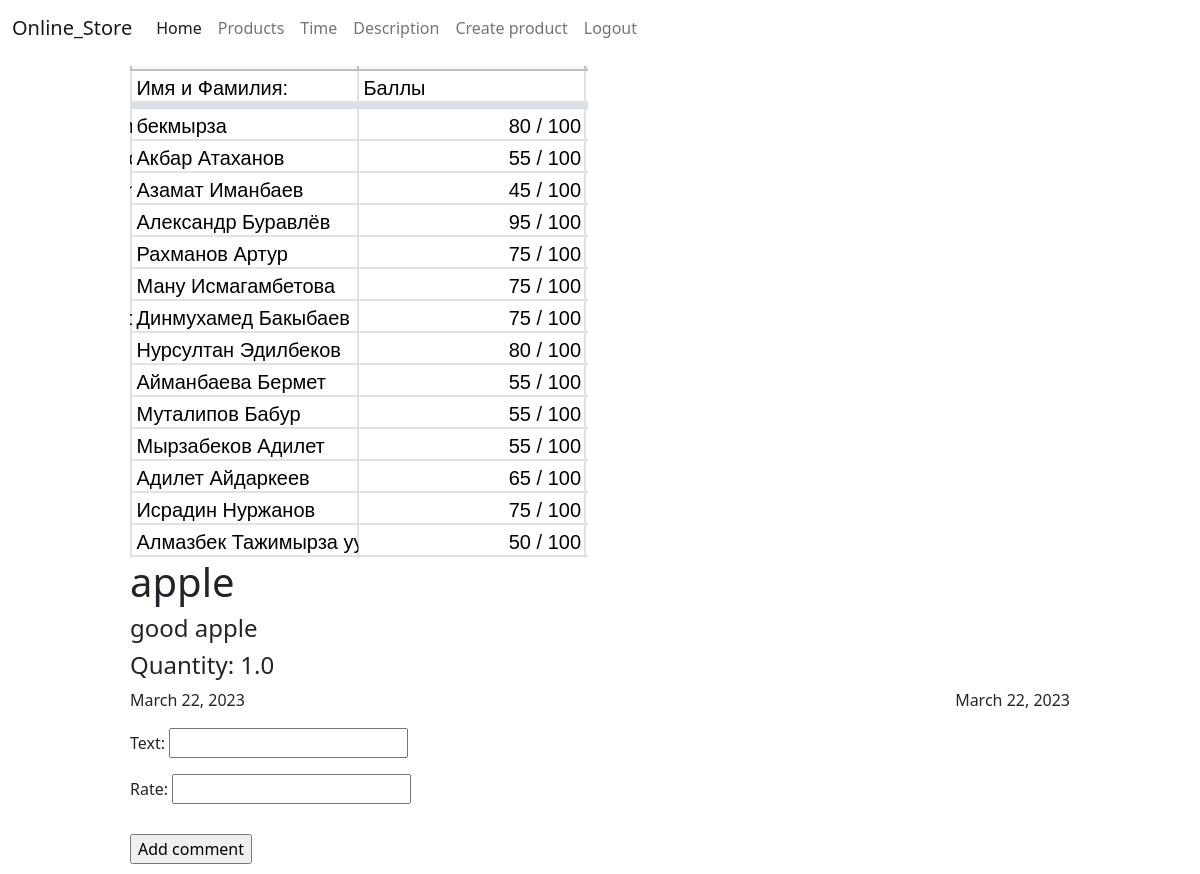
/products/2/ (signed in), run on an earlier commit of the app's database.
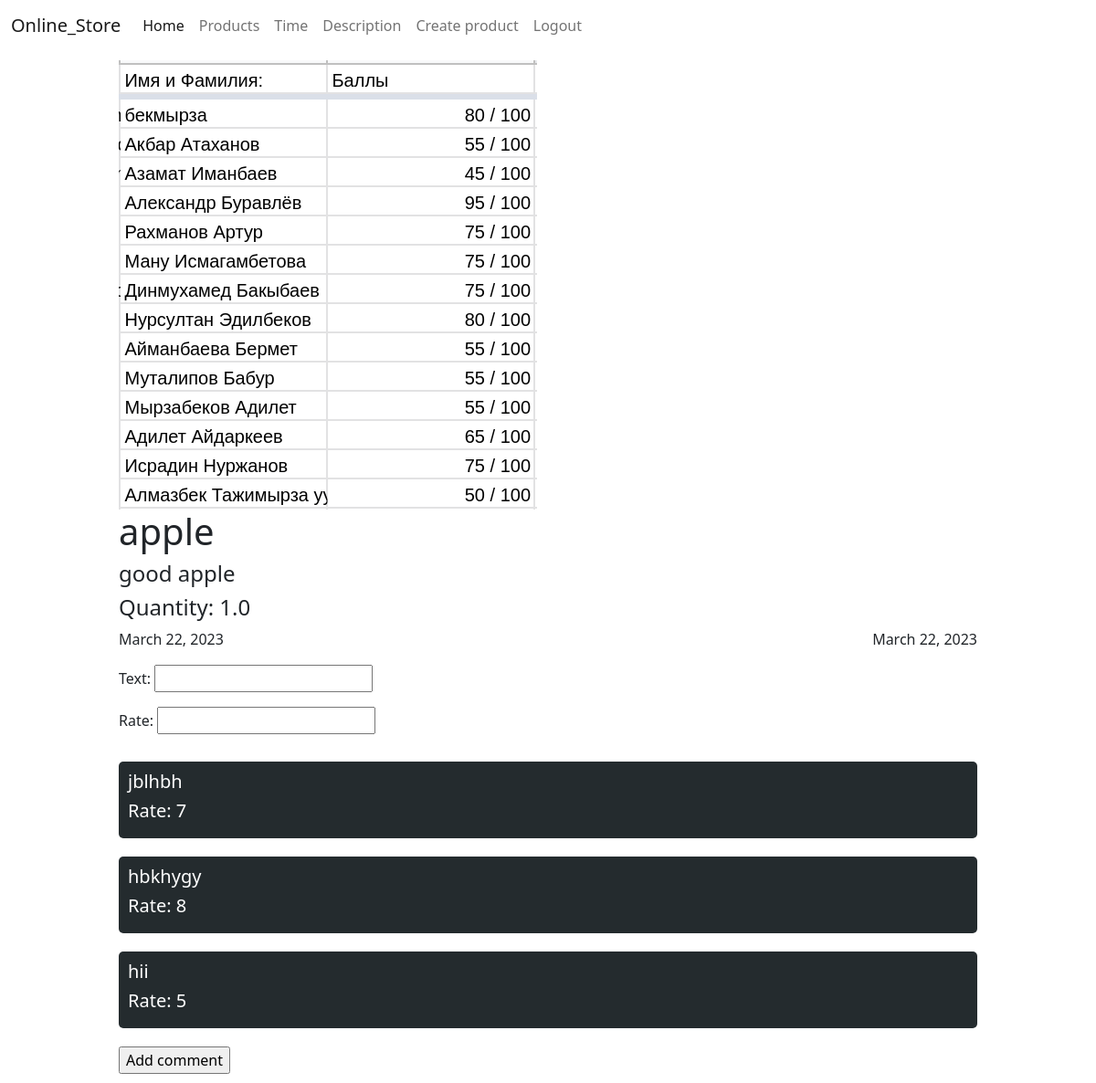
And on a later commit of the database.
### products/models.py (models this page shows, shortened)
class Product(models.Model):
    image = models.ImageField(null=True, blank=True)
    title = models.CharField(max_length=100)
    description = models.TextField()
    create_update = models.DateField(auto_now_add=True)
    modified_date = models.DateField(auto_now=True)
    quantity = models.FloatField()

class Review(models.Model):
    text = models.CharField(max_length=255)
    product = models.ForeignKey(Product, on_delete=models.CASCADE)
    rate = models.IntegerField()

### products/views.py (the view, shortened to what this page needs)
# urls.py: path('products/<int:id>/', ProductDetailCBV.as_view()),
class ProductDetailCBV(DetailView, CreateView):
    model = Product
    template_name = 'products/detail.html'
    form_class = ReviewCreateForm
    pk_url_kwarg = 'id'
    def get_context_data(self, *, object_list=None, **kwargs):
        return {
            'product': self.get_object(),
            'Reviews': Review.objects.filter(product=self.get_object()),
            'form': kwargs.get('form', self.form_class)
        }

### templates/products/detail.html (shortened to what this page needs)
{% extends 'layouts/index.html' %}
{% block content %}
    <div class="product_block">
        <div class="image">
            {% if product.image %}
                <img src="{{ product.image.url }}" alt="norm">
            {% endif %}
        </div>
        <div class="info">
            <h1>{{ product.title }}</h1>
            <h4>{{ product.description }}</h4>
            <h4>Quantity: {{ product.quantity }}</h4>
            <div class="dates">
                <p>{{ product.create_update }}</p>
                <p>{{ product.modified_date }}</p>
            </div>
        </div>
        {% if not user.is_anonymous %}
            <div class="create_review">
                <form action="/products/{{ product.id }}/" method="post">
                    {{ form.as_p }}
                    <div class="reviews">
                        {% if Reviews %}
                            {% for review in Reviews %}
                                <div class="review_block">
                                    <h5>{{ review.text }}</h5>
                                    <h5>Rate: {{ review.rate }}</h5>
                                </div>
                            {% endfor %}
                        {% endif %}
                      </div>
                    <input type="submit" value="Add comment">
                </form>
            </div>
        {% endif %}
    </div>
{% endblock %}

### templates/layouts/index.html (shortened to what this page needs)
<!doctype html>
<html lang="en">
<head>
    <link rel="stylesheet" href="https://cdn.jsdelivr.net/npm/bootstrap@5.2.3/dist/css/bootstrap.min.css"
>
</head>
<body>
<nav class="navbar navbar-expand-lg bg-body-tertiary">
    <div class="container-fluid">
        <a class="navbar-brand" href="#">Online_Store</a>
        <div class="collapse navbar-collapse" id="navbarNav">
            <ul class="navbar-nav">
                <li class="nav-item">
                    <a class="nav-link active" aria-current="page" href="/">Home</a>
                </li>
                <li class="nav-item">
                    <a class="nav-link" href="/products/ ">Products</a>
                </li>
                {% if user.is_anonymous %}
                    <li class="nav-tem">
                        <a class="nav-link" href="/users/login/">Login</a>
                    </li>
                    <li class="nav-tem">
                        <a class="nav-link" href="/users/register/">Register</a>
                    </li>
                {% else %}
                    <li class="nav-item">
                        <a class="nav-link" href="/now_date/">Time</a>
                    </li>
                    <li class="nav-item">
                        <a class="nav-link" href="/hello/">Description</a>
                    </li>
                    <li class="nav-tem">
                        <a class="nav-link" href="/products/create/">Create product</a>
                    </li>
                    <li class="nav-item">
                    <a class="nav-link " href="/users/logout/">Logout</a>
                {% endif %}
                </li>
            </ul>
        </div>
    </div>
</nav>
{% block content %}
{% endblock %}
</body>
</html>

### templates/products/detail.html (style rules this page uses)
.product_block { width: 80%; margin-left: 10%; padding: 10px; }
.dates { display: flex; justify-content: space-between; }
.reviews { margin-top: 30px; }
.review_block { background: #242b2e; color: #fff; padding: 10px; margin-bottom: 20px; border-radius: 5px; }

What changed in the data, as far as the page shows it:
added Review: text "jblhbh", rate "7"
added Review: text "hbkhygy", rate "8"
added Review: text "hii", rate "5"
